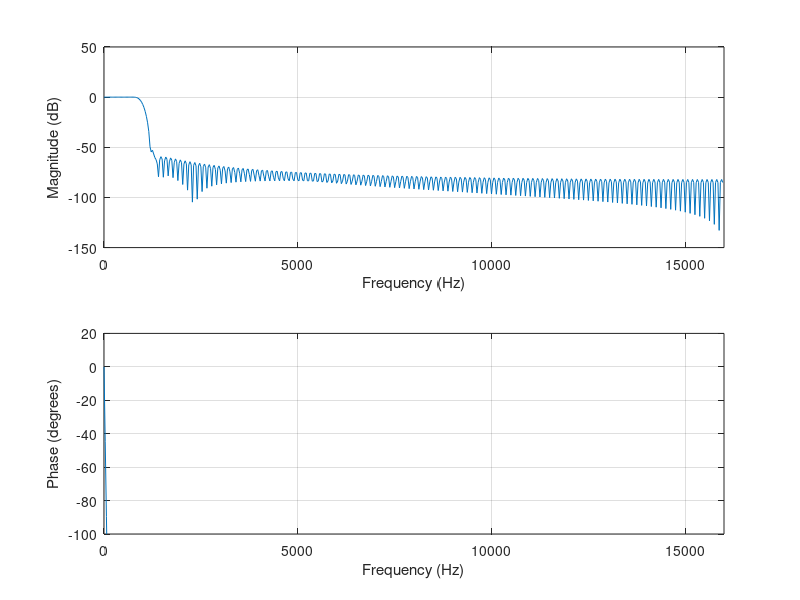

This figure's MATLAB source: (Note: this script raises an error after producing the figure.)
Fs = 32000;
n = 255;
Wn = [0.0625];
b = fir1(n,Wn);
freqz(b,[1.0],[],Fs);
ylim([-100 20]);
figure
wave = readtable("waveform_4x_sample_raw.csv");
plot(wave.Var1);
title("raw");
hd = getFilter2;
y = filter(hd,wave.Var1);
plot(y);
title("IIR Filtered");

hold on

dataOut1 = filter(b,1,wave.Var1);
plot(dataOut1);
title("FIR filtered")


% dataOut2 = filter([0.5],[1.0,-0.5],dataOut1);
% plot(dataOut2);
% title("IIR filtered")
% hold off

sys = tf(1,[1,1.41422,1]);
bode(sys);
grid;

Hd=c2d(sys,0.5,'tustin')


sys = tf(6283/3.948e7,[1 12566 3.948e7]);
bode(sys)